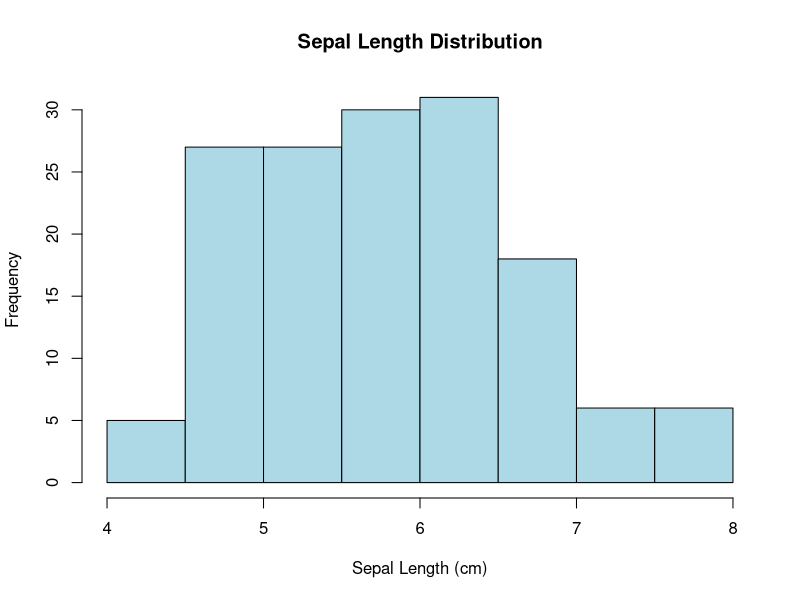
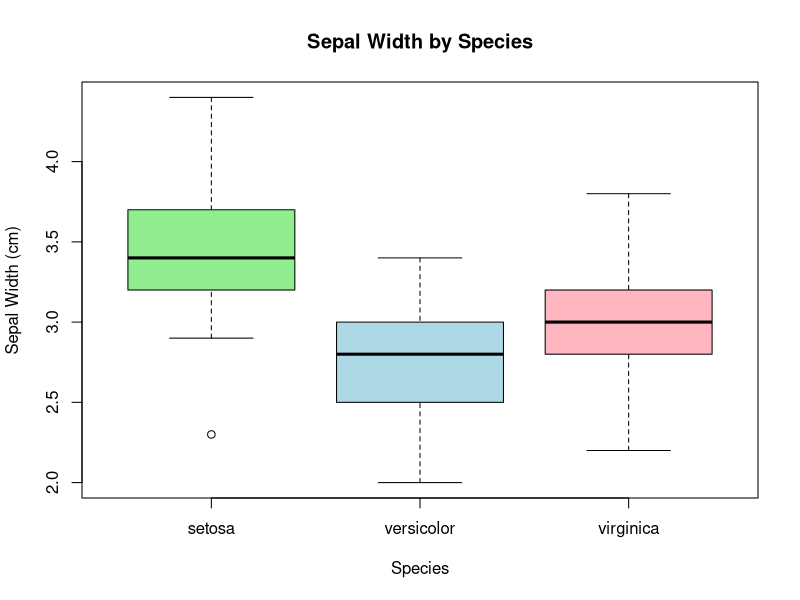
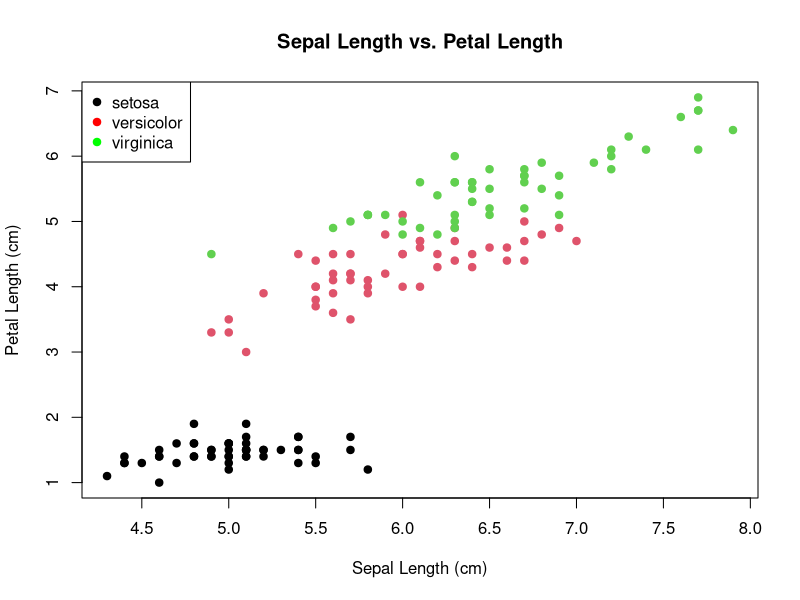
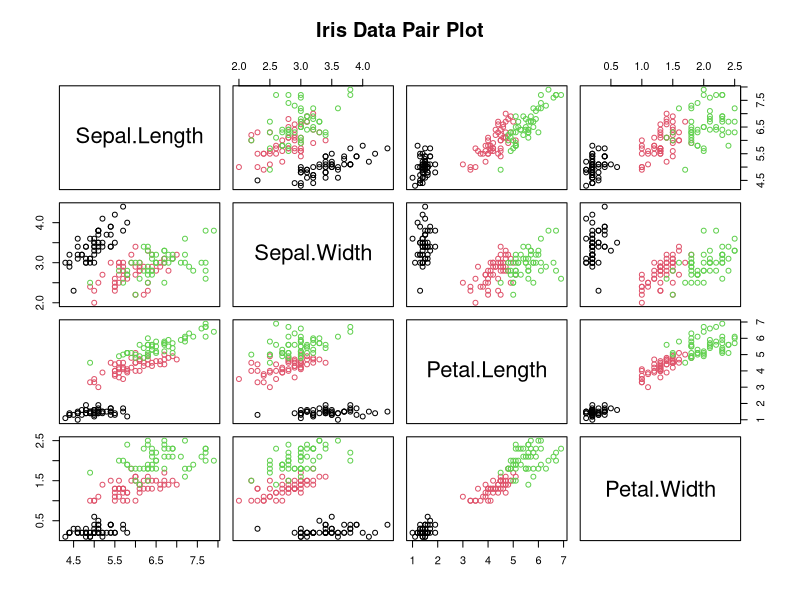

R code for these plots, in order:
# Load the dataset
data("iris")

# View first few rows
head(iris)

# 1. Histogram of Sepal Length
hist(iris$Sepal.Length, 
     main = "Sepal Length Distribution", 
     xlab = "Sepal Length (cm)", 
     col = "lightblue", 
     border = "black")

# 2. Boxplot of Sepal Width by Species
boxplot(Sepal.Width ~ Species, 
        data = iris, 
        main = "Sepal Width by Species", 
        xlab = "Species", 
        ylab = "Sepal Width (cm)", 
        col = c("lightgreen", "lightblue", "lightpink"))

# 3. Scatter plot of Sepal Length vs Petal Length
plot(iris$Sepal.Length, iris$Petal.Length, 
     main = "Sepal Length vs. Petal Length", 
     xlab = "Sepal Length (cm)", 
     ylab = "Petal Length (cm)", 
     col = iris$Species, 
     pch = 19)

# Add legend
legend("topleft", legend = levels(iris$Species), 
       col = c("black", "red", "green"), pch = 19)

# 4. Pair plot for all numeric features
pairs(iris[1:4], 
      main = "Iris Data Pair Plot", 
      col = iris$Species)

